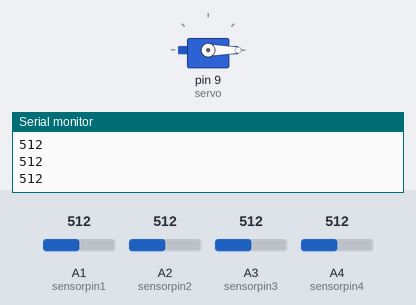
The sketch below on a simulated Arduino Uno, built with avr-gcc and run on an emulated ATmega328P. Parts: servo, the last lines printed to the serial monitor. The inputs (shaded band) are chosen by the test bench; at power-on: A2 (sensorpin2) = 512, A4 (sensorpin4) = 512, A1 (sensorpin1) = 512, A3 (sensorpin3) = 512.

Above: at 1.2 s.
1.3 s: A2 (sensorpin2) set to 274
3.2 s: A2 (sensorpin2) set to 241
At 5.9 s:
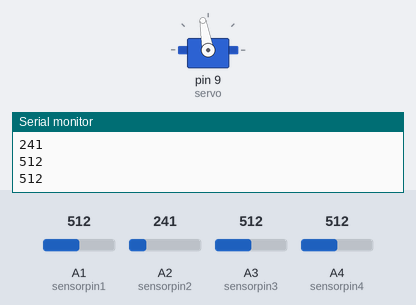
6.2 s: A4 (sensorpin4) set to 491
8.2 s: A4 (sensorpin4) set to 465
At 9.6 s:
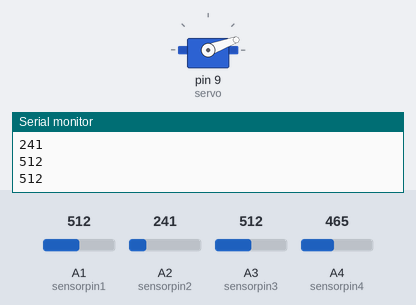
11.2 s: A4 (sensorpin4) set to 716
At 12.9 s:
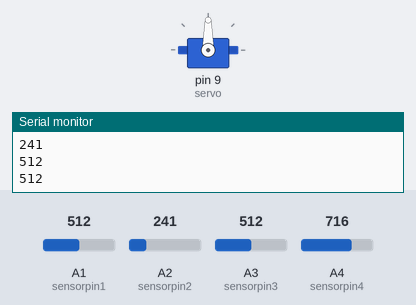
Timing chart, 0 to 14.6 s (numbered marks = the images above; inputs shaded):
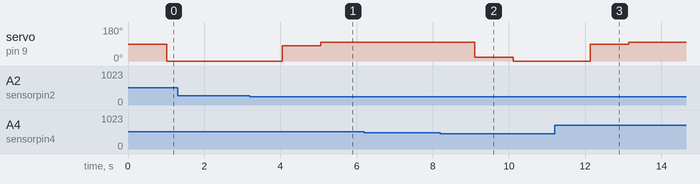

Measured:
- the behaviour switches between 256 and 255 on A2 (sensorpin2) (found by bisection; images 0 and 1)
- the behaviour switches between 483 and 482 on A4 (sensorpin4) (found by bisection; images 1 and 2)
- after the input at 3.2 s, servo on pin 9 (servo): 0° → 80° after 0.85 s, → 100° 1.0 s later
- after the input at 8.2 s, servo on pin 9 (servo): 100° → 20° after 0.90 s, → 0° 1.0 s later
- after the input at 11.2 s, servo on pin 9 (servo): 0° → 90° after 0.94 s, → 100° 1.0 s later

The sketch:

surve_servo.ino
```cpp
#include <Servo.h>

Servo servo;

int sensorpin4 = A4;
int sensor4;
int sensorpin1 = A1;
int sensor1;
int sensorpin2 = A2;
int sensor2;
int sensorpin3 = A3;
int sensor3;

unsigned long startms;
unsigned long currentms;
const unsigned long period = 1000;

int nihelemised;

bool case1 = false;

void setup() {
  // put your setup code here, to run once:
Serial.begin(9600);
servo.attach(9);
}

void loop() {

  currentms = millis();
  if(currentms - startms >= period){
    servo.write(nihelemised * 10);
    nihelemised = 0;
    startms = currentms;
  }

  sensor4 = analogRead(sensorpin4);
  sensor1 = analogRead(sensorpin1);
  sensor2 = analogRead(sensorpin2);
  sensor3 = analogRead(sensorpin3);
  Serial.println(sensor4);
  Serial.println(sensor2);
  Serial.println(sensor1);
  Serial.println(sensor3);

  if(sensor4 > 2 * sensor2){
    nihelemised++;
  }
  delay(100);
  // put your main code here, to run repeatedly:
}
```
